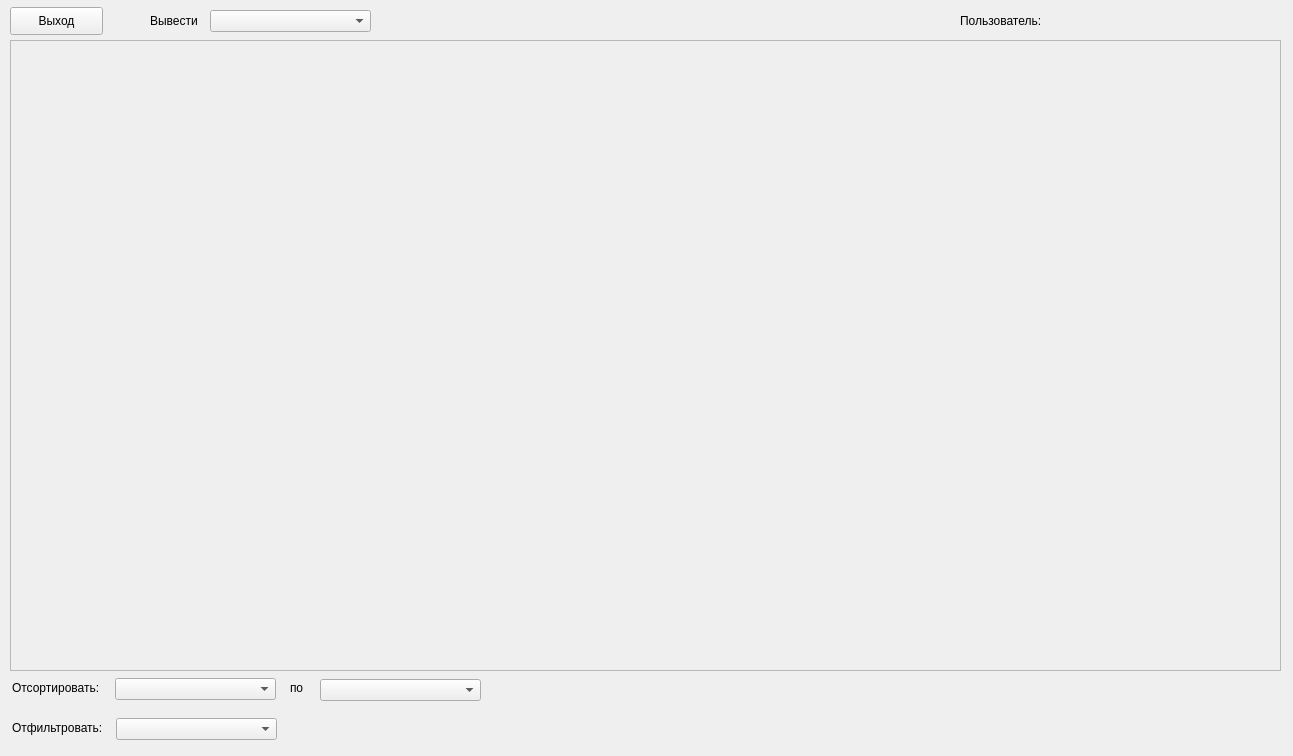
<?xml version="1.0" encoding="UTF-8"?>
<ui version="4.0">
 <class>MainWindow</class>
 <widget class="QMainWindow" name="MainWindow">
  <property name="geometry">
   <rect>
    <x>0</x>
    <y>0</y>
    <width>1293</width>
    <height>756</height>
   </rect>
  </property>
  <property name="windowTitle">
   <string>MainWindow</string>
  </property>
  <widget class="QWidget" name="centralwidget">
   <widget class="QScrollArea" name="scrollArea">
    <property name="geometry">
     <rect>
      <x>10</x>
      <y>40</y>
      <width>1271</width>
      <height>631</height>
     </rect>
    </property>
    <property name="widgetResizable">
     <bool>true</bool>
    </property>
    <widget class="QWidget" name="scrollAreaWidgetContents">
     <property name="geometry">
      <rect>
       <x>0</x>
       <y>0</y>
       <width>1269</width>
       <height>629</height>
      </rect>
     </property>
     <widget class="QWidget" name="verticalLayoutWidget">
      <property name="geometry">
       <rect>
        <x>0</x>
        <y>0</y>
        <width>1271</width>
        <height>631</height>
       </rect>
      </property>
      <layout class="QVBoxLayout" name="verticalLayout"/>
     </widget>
    </widget>
   </widget>
   <widget class="QLabel" name="user_label">
    <property name="geometry">
     <rect>
      <x>960</x>
      <y>0</y>
      <width>321</width>
      <height>41</height>
     </rect>
    </property>
    <property name="text">
     <string>Пользователь:</string>
    </property>
   </widget>
   <widget class="QPushButton" name="exit_btn">
    <property name="geometry">
     <rect>
      <x>10</x>
      <y>7</y>
      <width>93</width>
      <height>28</height>
     </rect>
    </property>
    <property name="text">
     <string>Выход</string>
    </property>
   </widget>
   <widget class="QLabel" name="label">
    <property name="geometry">
     <rect>
      <x>12</x>
      <y>680</y>
      <width>101</width>
      <height>16</height>
     </rect>
    </property>
    <property name="text">
     <string>Отсортировать:</string>
    </property>
   </widget>
   <widget class="QComboBox" name="cb_what">
    <property name="geometry">
     <rect>
      <x>115</x>
      <y>678</y>
      <width>161</width>
      <height>22</height>
     </rect>
    </property>
   </widget>
   <widget class="QLabel" name="label_2">
    <property name="geometry">
     <rect>
      <x>290</x>
      <y>680</y>
      <width>31</width>
      <height>16</height>
     </rect>
    </property>
    <property name="text">
     <string>по</string>
    </property>
   </widget>
   <widget class="QComboBox" name="cb_how">
    <property name="geometry">
     <rect>
      <x>320</x>
      <y>679</y>
      <width>161</width>
      <height>22</height>
     </rect>
    </property>
   </widget>
   <widget class="QLabel" name="label_3">
    <property name="geometry">
     <rect>
      <x>150</x>
      <y>5</y>
      <width>61</width>
      <height>31</height>
     </rect>
    </property>
    <property name="text">
     <string>Вывести </string>
    </property>
   </widget>
   <widget class="QComboBox" name="cb_table">
    <property name="geometry">
     <rect>
      <x>210</x>
      <y>10</y>
      <width>161</width>
      <height>22</height>
     </rect>
    </property>
   </widget>
   <widget class="QLabel" name="label_4">
    <property name="geometry">
     <rect>
      <x>12</x>
      <y>720</y>
      <width>101</width>
      <height>16</height>
     </rect>
    </property>
    <property name="text">
     <string>Отфильтровать:</string>
    </property>
   </widget>
   <widget class="QComboBox" name="cb_manufacturer">
    <property name="geometry">
     <rect>
      <x>116</x>
      <y>718</y>
      <width>161</width>
      <height>22</height>
     </rect>
    </property>
   </widget>
  </widget>
 </widget>
 <resources/>
 <connections/>
</ui>
